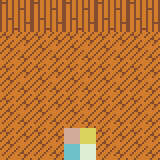

Tiled map render using the project's own tile images. Description and the whole map definition, tile-layer contents included, below:
An orthogonal 5x5 tile map with 32x32 px tiles, 1 tile layer (Floor) and 7 objects (5x wall, portal, actor_spawn).

<map version="1.2" tiledversion="1.2.3" orientation="orthogonal" renderorder="right-down" width="5" height="5" tilewidth="32" tileheight="32" infinite="0" nextlayerid="6" nextobjectid="10">
 <properties>
  <property name="id" value="0001" />
 </properties>
 <tileset firstgid="1" source="tilesets/floor_set.tsx" />
 <layer id="1" name="Floor" width="5" height="5">
  <properties>
   <property name="firstgid" type="int" value="1" />
   <property name="tileset" value="base_dev/floor_set" />
  </properties>
  <data encoding="csv">
17,17,17,17,17,
16,16,16,16,16,
16,16,16,16,16,
16,16,16,16,16,
16,16,20,16,16
</data>
 </layer>
 <objectgroup id="5" name="Sectors" />
 <objectgroup id="2" name="Portals">
  <object id="3" name="A" type="portal" x="64" y="128" width="32" height="32">
   <properties>
    <property name="to" value="0000_A" />
   </properties>
  </object>
 </objectgroup>
 <objectgroup id="3" name="Actors">
  <object id="1" name="npc" type="actor_spawn" x="79" y="52">
   <properties>
    <property name="onInteract" value="loadScript(`Name: Teleportation Test Map - North`,`Map ID: 0001`)" />
   </properties>
   <point />
  </object>
 </objectgroup>
 <objectgroup id="4" name="Walls">
  <object id="5" type="wall" x="-32" y="-32" width="224" height="32" />
  <object id="6" type="wall" x="-32" y="160" width="224" height="32" />
  <object id="7" type="wall" x="160" y="0" width="32" height="160" />
  <object id="8" type="wall" x="-32" y="0" width="32" height="160" />
  <object id="9" type="wall" x="0" y="0" width="160" height="32" />
 </objectgroup>
</map>
